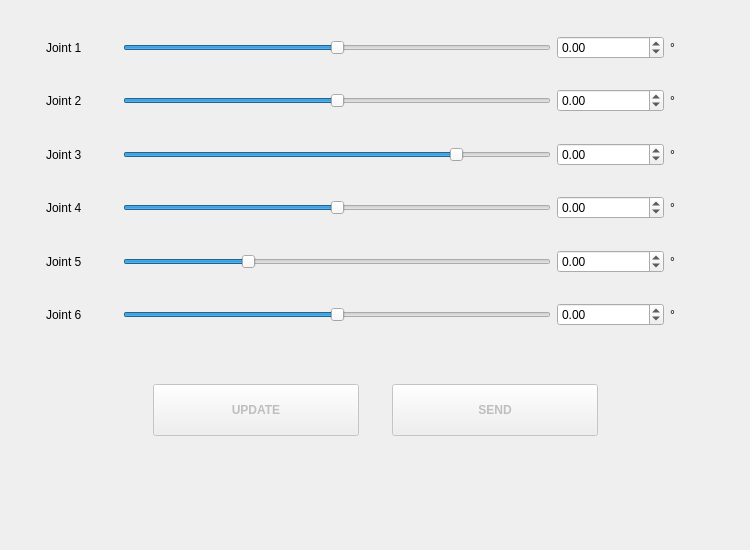
          <widget class="QWidget" name="tab_js">
           <attribute name="title">
            <string>Move Joints</string>
           </attribute>
           <widget class="QWidget" name="verticalLayoutWidget_6">
            <property name="geometry">
             <rect>
              <x>10</x>
              <y>10</y>
              <width>731</width>
              <height>531</height>
             </rect>
            </property>
            <layout class="QVBoxLayout" name="verticalLayout_9" stretch="5,60,5,10,20">
             <property name="leftMargin">
              <number>0</number>
             </property>
             <item>
              <spacer name="verticalSpacer_21">
               <property name="orientation">
                <enum>Qt::Vertical</enum>
               </property>
               <property name="sizeHint" stdset="0">
                <size>
                 <width>20</width>
                 <height>40</height>
                </size>
               </property>
              </spacer>
             </item>
             <item>
              <layout class="QGridLayout" name="gridLayout" rowstretch="0,0,0,0,0,0,0,0,0,0,0,0,0" columnstretch="5,10,60,15,5,5" rowminimumheight="0,0,0,0,0,0,0,0,0,0,0,0,0" columnminimumwidth="0,0,0,0,0,0">
               <item row="3" column="1">
                <widget class="QLabel" name="label_24">
                 <property name="text">
                  <string>Joint 2</string>
                 </property>
                </widget>
               </item>
               <item row="9" column="4">
                <widget class="QLabel" name="label_58">
                 <property name="text">
                  <string>°</string>
                 </property>
                </widget>
               </item>
               <item row="5" column="4">
                <widget class="QLabel" name="label_56">
                 <property name="text">
                  <string>°</string>
                 </property>
                </widget>
               </item>
               <item row="1" column="3">
                <widget class="QDoubleSpinBox" name="doubleSpinBox_j1">
                 <property name="sizePolicy">
                  <sizepolicy hsizetype="Preferred" vsizetype="Fixed">
                   <horstretch>0</horstretch>
                   <verstretch>0</verstretch>
                  </sizepolicy>
                 </property>
                 <property name="decimals">
                  <number>2</number>
                 </property>
                 <property name="minimum">
                  <double>-120.000000000000000</double>
                 </property>
                 <property name="maximum">
                  <double>120.000000000000000</double>
                 </property>
                </widget>
               </item>
               <item row="10" column="2">
                <spacer name="verticalSpacer_43">
                 <property name="orientation">
                  <enum>Qt::Vertical</enum>
                 </property>
                 <property name="sizeHint" stdset="0">
                  <size>
                   <width>20</width>
                   <height>40</height>
                  </size>
                 </property>
                </spacer>
               </item>
               <item row="5" column="0">
                <spacer name="horizontalSpacer_41">
                 <property name="orientation">
                  <enum>Qt::Horizontal</enum>
                 </property>
                 <property name="sizeHint" stdset="0">
                  <size>
                   <width>40</width>
                   <height>20</height>
                  </size>
                 </property>
                </spacer>
               </item>
               <item row="5" column="1">
                <widget class="QLabel" name="label_19">
                 <property name="text">
                  <string>Joint 3</string>
                 </property>
                </widget>
               </item>
               <item row="11" column="4">
                <widget class="QLabel" name="label_59">
                 <property name="text">
                  <string>°</string>
                 </property>
                </widget>
               </item>
               <item row="2" column="2">
                <spacer name="verticalSpacer_7">
                 <property name="orientation">
                  <enum>Qt::Vertical</enum>
                 </property>
                 <property name="sizeHint" stdset="0">
                  <size>
                   <width>20</width>
                   <height>40</height>
                  </size>
                 </property>
                </spacer>
               </item>
               <item row="5" column="5">
                <spacer name="horizontalSpacer_44">
                 <property name="orientation">
                  <enum>Qt::Horizontal</enum>
                 </property>
                 <property name="sizeHint" stdset="0">
                  <size>
                   <width>40</width>
                   <height>20</height>
                  </size>
                 </property>
                </spacer>
               </item>
               <item row="4" column="2">
                <spacer name="verticalSpacer_8">
                 <property name="orientation">
                  <enum>Qt::Vertical</enum>
                 </property>
                 <property name="sizeHint" stdset="0">
                  <size>
                   <width>20</width>
                   <height>40</height>
                  </size>
                 </property>
                </spacer>
               </item>
               <item row="3" column="2">
                <widget class="QSlider" name="horizontalSlider_2">
                 <property name="sizePolicy">
                  <sizepolicy hsizetype="Preferred" vsizetype="Fixed">
                   <horstretch>0</horstretch>
                   <verstretch>0</verstretch>
                  </sizepolicy>
                 </property>
                 <property name="minimum">
                  <number>-90</number>
                 </property>
                 <property name="maximum">
                  <number>90</number>
                 </property>
                 <property name="orientation">
                  <enum>Qt::Horizontal</enum>
                 </property>
                </widget>
               </item>
               <item row="9" column="3">
                <widget class="QDoubleSpinBox" name="doubleSpinBox_j5">
                 <property name="sizePolicy">
                  <sizepolicy hsizetype="Preferred" vsizetype="Fixed">
                   <horstretch>0</horstretch>
                   <verstretch>0</verstretch>
                  </sizepolicy>
                 </property>
                 <property name="minimum">
                  <double>-60.000000000000000</double>
                 </property>
                 <property name="maximum">
                  <double>150.000000000000000</double>
                 </property>
                </widget>
               </item>
               <item row="7" column="2">
                <widget class="QSlider" name="horizontalSlider_4">
                 <property name="sizePolicy">
                  <sizepolicy hsizetype="Preferred" vsizetype="Fixed">
                   <horstretch>0</horstretch>
                   <verstretch>0</verstretch>
                  </sizepolicy>
                 </property>
                 <property name="minimum">
                  <number>-90</number>
                 </property>
                 <property name="maximum">
                  <number>90</number>
                 </property>
                 <property name="orientation">
                  <enum>Qt::Horizontal</enum>
                 </property>
                </widget>
               </item>
               <item row="3" column="4">
                <widget class="QLabel" name="label_55">
                 <property name="text">
                  <string>°</string>
                 </property>
                </widget>
               </item>
               <item row="9" column="2">
                <widget class="QSlider" name="horizontalSlider_5">
                 <property name="sizePolicy">
                  <sizepolicy hsizetype="Preferred" vsizetype="Fixed">
                   <horstretch>0</horstretch>
                   <verstretch>0</verstretch>
                  </sizepolicy>
                 </property>
                 <property name="minimum">
                  <number>-60</number>
                 </property>
                 <property name="maximum">
                  <number>150</number>
                 </property>
                 <property name="orientation">
                  <enum>Qt::Horizontal</enum>
                 </property>
                </widget>
               </item>
               <item row="5" column="2">
                <widget class="QSlider" name="horizontalSlider_3">
                 <property name="sizePolicy">
                  <sizepolicy hsizetype="Preferred" vsizetype="Fixed">
                   <horstretch>0</horstretch>
                   <verstretch>0</verstretch>
                  </sizepolicy>
                 </property>
                 <property name="minimum">
                  <number>-225</number>
                 </property>
                 <property name="maximum">
                  <number>60</number>
                 </property>
                 <property name="orientation">
                  <enum>Qt::Horizontal</enum>
                 </property>
                </widget>
               </item>
               <item row="1" column="2">
                <widget class="QSlider" name="horizontalSlider_1">
                 <property name="sizePolicy">
                  <sizepolicy hsizetype="Preferred" vsizetype="Fixed">
                   <horstretch>0</horstretch>
                   <verstretch>0</verstretch>
                  </sizepolicy>
                 </property>
                 <property name="minimum">
                  <number>-120</number>
                 </property>
                 <property name="maximum">
                  <number>120</number>
                 </property>
                 <property name="orientation">
                  <enum>Qt::Horizontal</enum>
                 </property>
                </widget>
               </item>
               <item row="11" column="3">
                <widget class="QDoubleSpinBox" name="doubleSpinBox_j6">
                 <property name="sizePolicy">
                  <sizepolicy hsizetype="Preferred" vsizetype="Fixed">
                   <horstretch>0</horstretch>
                   <verstretch>0</verstretch>
                  </sizepolicy>
                 </property>
                 <property name="minimum">
                  <double>-180.000000000000000</double>
                 </property>
                 <property name="maximum">
                  <double>180.000000000000000</double>
                 </property>
                </widget>
               </item>
               <item row="11" column="2">
                <widget class="QSlider" name="horizontalSlider_6">
                 <property name="sizePolicy">
                  <sizepolicy hsizetype="Preferred" vsizetype="Fixed">
                   <horstretch>0</horstretch>
                   <verstretch>0</verstretch>
                  </sizepolicy>
                 </property>
                 <property name="minimum">
                  <number>-180</number>
                 </property>
                 <property name="maximum">
                  <number>180</number>
                 </property>
                 <property name="orientation">
                  <enum>Qt::Horizontal</enum>
                 </property>
                </widget>
               </item>
               <item row="5" column="3">
                <widget class="QDoubleSpinBox" name="doubleSpinBox_j3">
                 <property name="sizePolicy">
                  <sizepolicy hsizetype="Preferred" vsizetype="Fixed">
                   <horstretch>0</horstretch>
                   <verstretch>0</verstretch>
                  </sizepolicy>
                 </property>
                 <property name="minimum">
                  <double>-225.000000000000000</double>
                 </property>
                 <property name="maximum">
                  <double>60.000000000000000</double>
                 </property>
                 <property name="singleStep">
                  <double>1.000000000000000</double>
                 </property>
                </widget>
               </item>
               <item row="11" column="1">
                <widget class="QLabel" name="label_47">
                 <property name="text">
                  <string>Joint 6</string>
                 </property>
                </widget>
               </item>
               <item row="9" column="1">
                <widget class="QLabel" name="label_45">
                 <property name="text">
                  <string>Joint 5</string>
                 </property>
                </widget>
               </item>
               <item row="1" column="1">
                <widget class="QLabel" name="label_26">
                 <property name="text">
                  <string>Joint 1</string>
                 </property>
                </widget>
               </item>
               <item row="7" column="4">
                <widget class="QLabel" name="label_57">
                 <property name="text">
                  <string>°</string>
                 </property>
                </widget>
               </item>
               <item row="3" column="3">
                <widget class="QDoubleSpinBox" name="doubleSpinBox_j2">
                 <property name="sizePolicy">
                  <sizepolicy hsizetype="Preferred" vsizetype="Fixed">
                   <horstretch>0</horstretch>
                   <verstretch>0</verstretch>
                  </sizepolicy>
                 </property>
                 <property name="decimals">
                  <number>2</number>
                 </property>
                 <property name="minimum">
                  <double>-90.000000000000000</double>
                 </property>
                 <property name="maximum">
                  <double>90.000000000000000</double>
                 </property>
                </widget>
               </item>
               <item row="8" column="2">
                <spacer name="verticalSpacer_42">
                 <property name="orientation">
                  <enum>Qt::Vertical</enum>
                 </property>
                 <property name="sizeHint" stdset="0">
                  <size>
                   <width>20</width>
                   <height>40</height>
                  </size>
                 </property>
                </spacer>
               </item>
               <item row="7" column="1">
                <widget class="QLabel" name="label_20">
                 <property name="text">
                  <string>Joint 4</string>
                 </property>
                </widget>
               </item>
               <item row="7" column="3">
                <widget class="QDoubleSpinBox" name="doubleSpinBox_j4">
                 <property name="sizePolicy">
                  <sizepolicy hsizetype="Preferred" vsizetype="Fixed">
                   <horstretch>0</horstretch>
                   <verstretch>0</verstretch>
                  </sizepolicy>
                 </property>
                 <property name="minimum">
                  <double>-90.000000000000000</double>
                 </property>
                 <property name="maximum">
                  <double>90.000000000000000</double>
                 </property>
                </widget>
               </item>
               <item row="1" column="4">
                <widget class="QLabel" name="label_48">
                 <property name="text">
                  <string>°</string>
                 </property>
                </widget>
               </item>
               <item row="6" column="2">
                <spacer name="verticalSpacer_17">
                 <property name="orientation">
                  <enum>Qt::Vertical</enum>
                 </property>
                 <property name="sizeHint" stdset="0">
                  <size>
                   <width>20</width>
                   <height>40</height>
                  </size>
                 </property>
                </spacer>
               </item>
               <item row="12" column="2">
                <spacer name="verticalSpacer_44">
                 <property name="orientation">
                  <enum>Qt::Vertical</enum>
                 </property>
                 <property name="sizeHint" stdset="0">
                  <size>
                   <width>20</width>
                   <height>40</height>
                  </size>
                 </property>
                </spacer>
               </item>
              </layout>
             </item>
             <item>
              <spacer name="verticalSpacer">
               <property name="orientation">
                <enum>Qt::Vertical</enum>
               </property>
               <property name="sizeHint" stdset="0">
                <size>
                 <width>20</width>
                 <height>40</height>
                </size>
               </property>
              </spacer>
             </item>
             <item>
              <layout class="QHBoxLayout" name="horizontalLayout_18" stretch="18,30,4,30,18">
               <property name="leftMargin">
                <number>20</number>
               </property>
               <property name="topMargin">
                <number>0</number>
               </property>
               <property name="rightMargin">
                <number>20</number>
               </property>
               <property name="bottomMargin">
                <number>0</number>
               </property>
               <item>
                <spacer name="horizontalSpacer_2">
                 <property name="orientation">
                  <enum>Qt::Horizontal</enum>
                 </property>
                 <property name="sizeHint" stdset="0">
                  <size>
                   <width>40</width>
                   <height>20</height>
                  </size>
                 </property>
                </spacer>
               </item>
               <item>
                <widget class="QPushButton" name="btn_read_joint_angle">
                 <property name="enabled">
                  <bool>false</bool>
                 </property>
                 <property name="sizePolicy">
                  <sizepolicy hsizetype="Minimum" vsizetype="Preferred">
                   <horstretch>0</horstretch>
                   <verstretch>0</verstretch>
                  </sizepolicy>
                 </property>
                 <property name="font">
                  <font>
                   <weight>75</weight>
                   <bold>true</bold>
                  </font>
                 </property>
                 <property name="text">
                  <string>UPDATE</string>
                 </property>
                </widget>
               </item>
               <item>
                <spacer name="horizontalSpacer">
                 <property name="orientation">
                  <enum>Qt::Horizontal</enum>
                 </property>
                 <property name="sizeHint" stdset="0">
                  <size>
                   <width>40</width>
                   <height>20</height>
                  </size>
                 </property>
                </spacer>
               </item>
               <item>
                <widget class="QPushButton" name="btn_send_joint_angle">
                 <property name="enabled">
                  <bool>false</bool>
                 </property>
                 <property name="sizePolicy">
                  <sizepolicy hsizetype="Minimum" vsizetype="Preferred">
                   <horstretch>0</horstretch>
                   <verstretch>0</verstretch>
                  </sizepolicy>
                 </property>
                 <property name="font">
                  <font>
                   <weight>75</weight>
                   <bold>true</bold>
                  </font>
                 </property>
                 <property name="text">
                  <string>SEND</string>
                 </property>
                </widget>
               </item>
               <item>
                <spacer name="horizontalSpacer_3">
                 <property name="orientation">
                  <enum>Qt::Horizontal</enum>
                 </property>
                 <property name="sizeHint" stdset="0">
                  <size>
                   <width>40</width>
                   <height>20</height>
                  </size>
                 </property>
                </spacer>
               </item>
              </layout>
             </item>
             <item>
              <spacer name="verticalSpacer_22">
               <property name="orientation">
                <enum>Qt::Vertical</enum>
               </property>
               <property name="sizeHint" stdset="0">
                <size>
                 <width>20</width>
                 <height>40</height>
                </size>
               </property>
              </spacer>
             </item>
            </layout>
           </widget>
          </widget>
